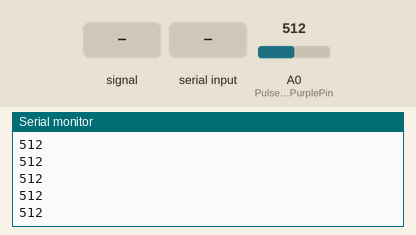
Recording of a sketch running on a simulated Arduino Uno, built with avr-gcc and run on an emulated ATmega328P. On the bench: the last lines printed to the serial monitor. Inputs (shaded band) come from the test bench; at power-on: A0 (PulseSensorPurplePin) = 512.

Above: at 1.2 s.
1.3 s: A0 (PulseSensorPurplePin) fed a 200 Hz sine of ±81 counts around its level
At 1.38 s:
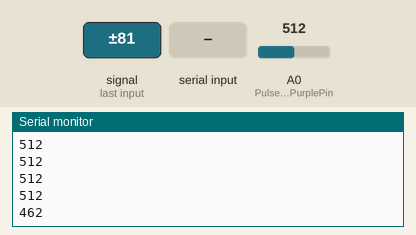
2.8 s: A0 (PulseSensorPurplePin) set to 716
At 2.86 s:
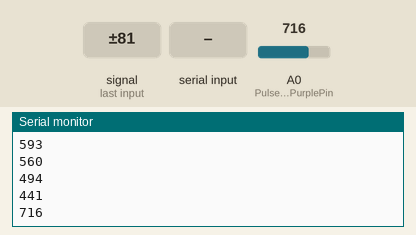
4.3 s: "1" received over the second serial link
At 4.33 s:
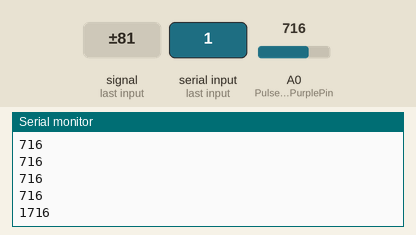
5.8 s: A0 (PulseSensorPurplePin) fed a 1000 Hz sine of ±255 counts around its level
At 5.82 s:
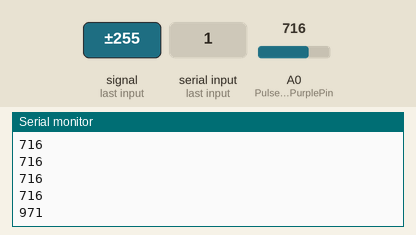
7.3 s: "0" received over the second serial link
At 7.5 s:
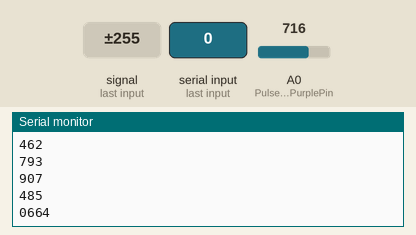
8.8 s: A0 (PulseSensorPurplePin) set to 900
At 8.88 s:
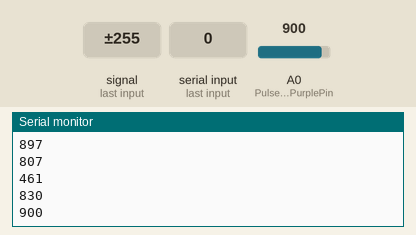
Timing chart, 0 to 11.3 s (numbered marks = the images above; inputs shaded):
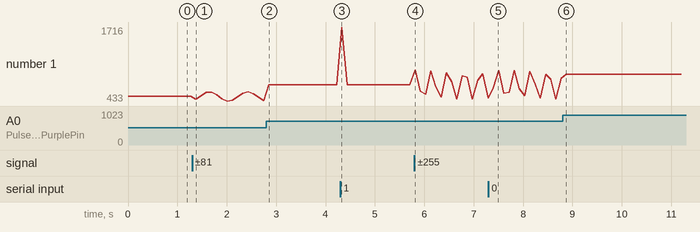

Measured:
- after the input at 1.3 s, the serial monitor: prints a new line after 0.07 s (image 1)
- after the input at 2.8 s, the serial monitor: prints a new line after 0.05 s (image 2)
- after the input at 4.3 s, the serial monitor: prints a new line at once (image 3)
- after the input at 5.8 s, the serial monitor: prints a new line at once (image 4)
- after the input at 7.3 s, the serial monitor: prints a new line after 0.09 s (image 5)
- after the input at 8.8 s, the serial monitor: prints a new line after 0.08 s (image 6)
- plotted number 1: 512 → 441 after the input at 1.3 s, 441 → 716 after the input at 2.8 s, 716 → 485 after the input at 5.8 s, 485 → 830 after the input at 7.3 s, 830 → 900 after the input at 8.8 s

The sketch:

bt_hb.ino
```cpp
#include <SoftwareSerial.h>

SoftwareSerial BTSerial(A3, A5); // 소프트웨어 시리얼 (TX,RX)

int PulseSensorPurplePin = 0;
int Signal;

void setup(){
  Serial.begin(9600);
  Serial.println("Hello!");
  BTSerial.begin(9600);
}

void loop(){
  Signal = analogRead(PulseSensorPurplePin);
  Serial.println(Signal);
  delay(100);

  while (BTSerial.available()){
    byte data = BTSerial.read();
    Serial.write(data);
  }
  BTSerial.println(Signal);
}
```
